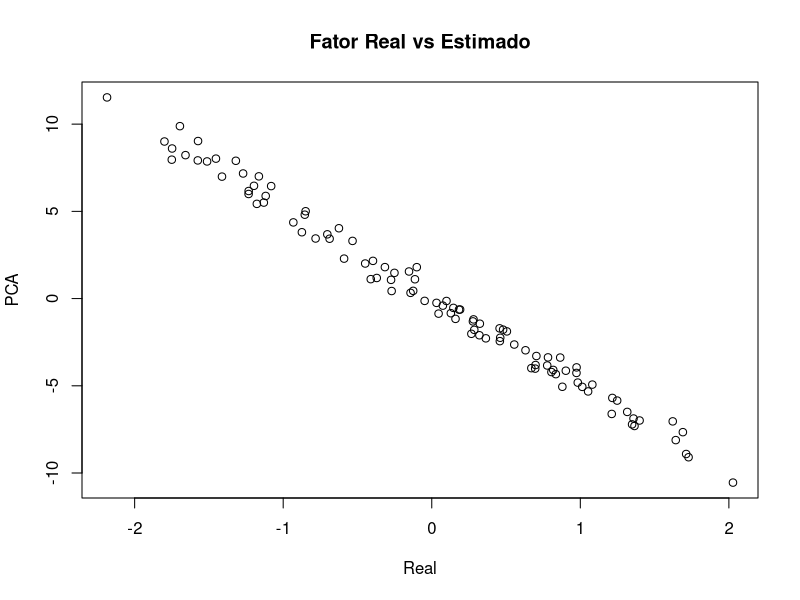

This figure's R source:
# Simulando 50 series temporais com 1 fator comum
n_series <- 50
n_obs <- 100
f_true <- rnorm(n_obs)
X <- matrix(NA, n_obs, n_series)
for(i in 1:n_series) X[,i] <- rnorm(1)*f_true + rnorm(n_obs, 0, 0.5)

# PCA para extrair o fator latente
pca_res <- prcomp(X, scale. = TRUE)
f_hat <- pca_res$x[,1] # Primeiro componente principal

plot(f_true, f_hat, main="Fator Real vs Estimado", xlab="Real", ylab="PCA")
